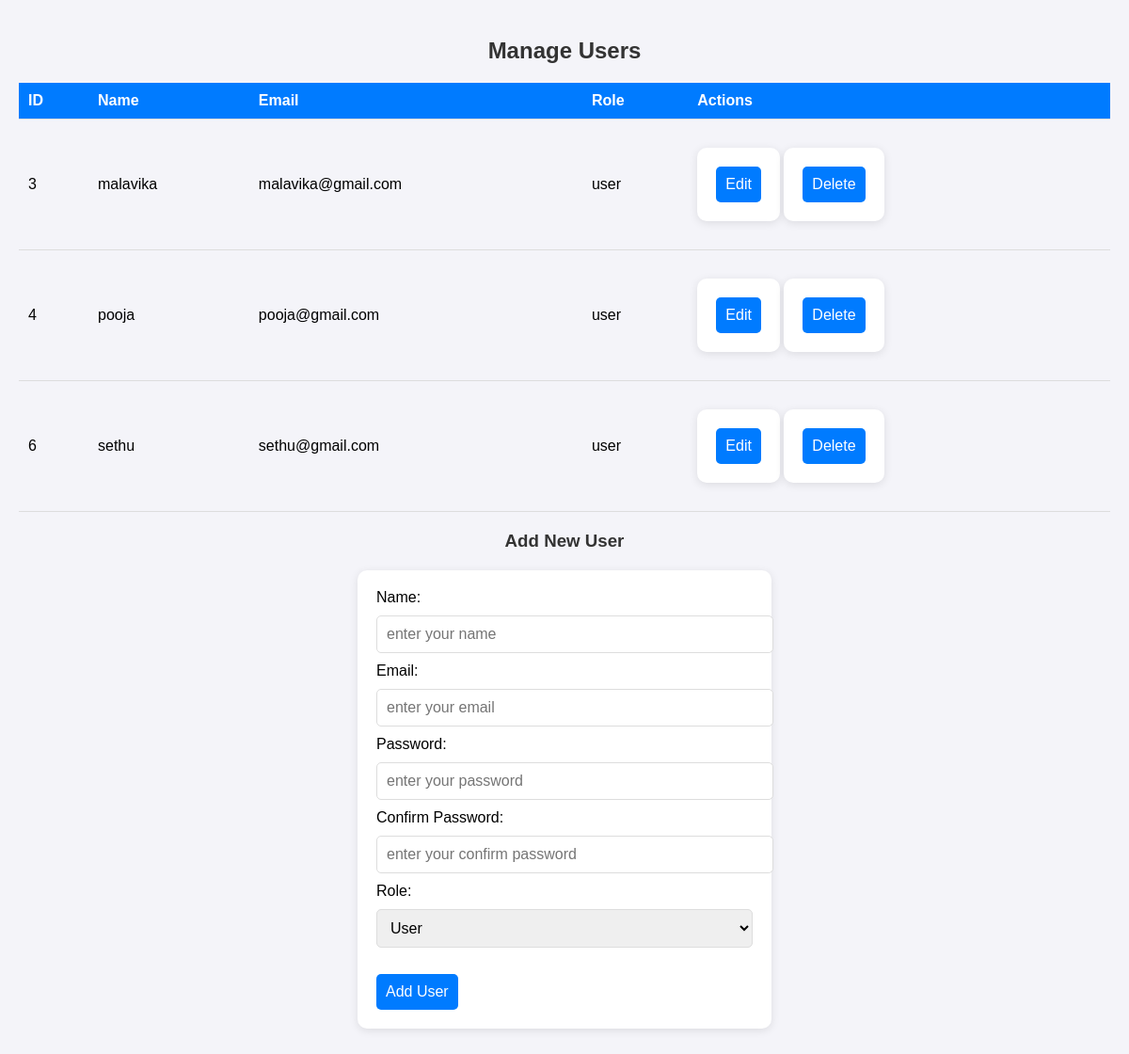
The page /manage_users.php on the database its author committed.
### tables this page shows
CREATE TABLE `users` (
  `id` int(11) NOT NULL,
  `name` varchar(100) NOT NULL,
  `email` varchar(100) NOT NULL,
  `password` varchar(255) NOT NULL,
  `role` enum('admin','user') NOT NULL
);

### manage_users.php (the view, shortened to what this page needs)
<?php
include('db.php');
$query = "SELECT * FROM users";
$result = mysqli_query($conn, $query);
?>
<!DOCTYPE html>
<html lang="en">
<head>
    <link rel="stylesheet" href="manage-users.css">
</head>
<body>
    <h2>Manage Users</h2>
    <table>
        <tr>
            <th>ID</th>
            <th>Name</th>
            <th>Email</th>
            <th>Role</th>
            <th>Actions</th>
        </tr>
        <?php while ($user = mysqli_fetch_assoc($result)) { ?>
        <tr>
            <td><?php echo $user['id']; ?></td>
            <td><?php echo $user['name']; ?></td>
            <td><?php echo $user['email']; ?></td>
            <td><?php echo $user['role']; ?></td>
            <td>
                <form method="post" action="update_user_form.php" style="display:inline-block;">
                    <input type="submit" value="Edit">
                </form>
                <form method="post" action="delete_user.php" style="display:inline-block;">
                    <input type="submit" value="Delete" onclick="return confirm('Are you sure you want to delete this user?');">
                </form>
            </td>
        </tr>
        <?php } ?>
    </table>
    <h3>Add New User</h3>
    <form method="post" action="add_user.php">
        <label>Name:</label><br>
        <input type="text" name="name"placeholder="enter your name" required><br>
        <label>Email:</label><br>
        <input type="email" name="email"placeholder="enter your email" required><br>
        <label>Password:</label><br>
        <input type="password" name="password"placeholder="enter your password" required><br>
        <label>Confirm Password:</label><br>
        <input type="password" name="confirm_password"placeholder="enter your confirm password" required><br>
        <label>Role:</label><br>
        <select name="role" required>
            <option value="user">User</option>
        </select><br><br>
        <input type="submit" value="Add User">
    </form>
</body>
</html>

### manage-users.css (style rules this page uses)
body { font-family: Arial, sans-serif; background-color: #f4f4f9; margin: 0; padding: 20px; }
h2, h3 { text-align: center; color: #333; }
table { width: 100%; border-collapse: collapse; margin: 20px 0; }
th, td { padding: 10px; text-align: left; border-bottom: 1px solid #ddd; }
th { background-color: #007bff; color: white; }
form { background-color: #fff; padding: 20px; border-radius: 10px; max-width: 400px; margin: 20px auto; box-shadow: 0 2px 10px rgba(0, 0, 0, 0.1); }
form input[type="text"], form input[type="email"], form input[type="password"], form select { width: 100%; padding: 10px; margin: 10px 0; border: 1px solid #ddd; border-radius: 5px; font-size: 16px; }
form input[type="submit"] { background-color: #007bff; color: white; padding: 10px; border: none; border-radius: 5px; font-size: 16px; cursor: pointer; }

### rows shown on the page
users: id "3", name "malavika", email "malavika@gmail.com", role "user"
users: id "4", name "pooja", email "pooja@gmail.com", role "user"
users: id "6", name "sethu", email "sethu@gmail.com", role "user"
